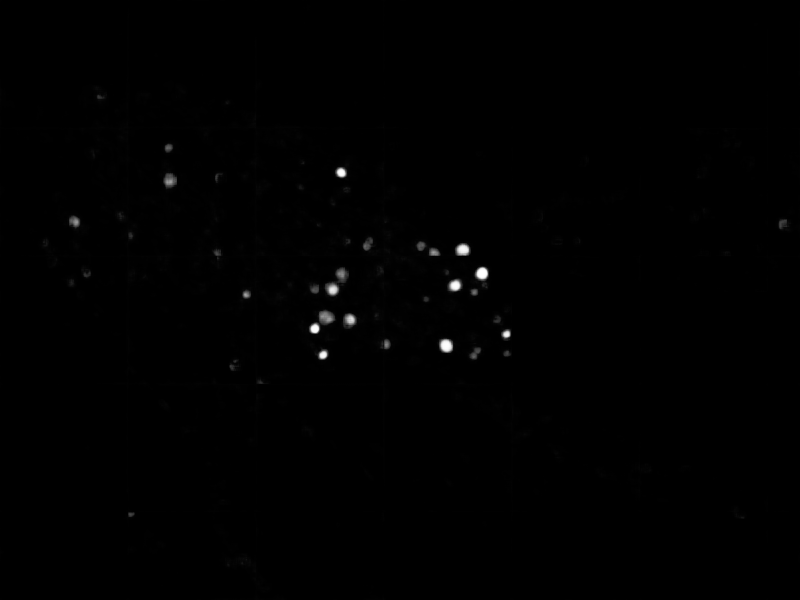
%> input picture woodlog/predicted/test_242814_out.png, 1600 x 1200 px (shown at 1/2 size)
$ octave binaryLogCount.m   (GNU Octave 9; MATLAB toolbox functions it lacks are replaced by stand-ins)
%> lines starting %> are read from the running program, lines starting %| are printed output that depends on the picture; in (x1, y1, x2, y2) boxes, pixels count from 0 and x2, y2 are one past the last pixel; in counts of white or black regions, pixels touching at a corner belong together; the program's own positions count from 1
#provides the code to characterize and count the number of log cross-sections
%% File Names to Explore:
% 	test_242791_out.png				test_242807_out.png				test_242820_out.png
%   test_242793_out.png				test_242808_out.png				test_242824_out.png
% 	test_242797_out.png				test_242809_out.png				test_242827_out.png
% 	test_242798_out.png				test_242810_out.png				test_242831_out.png
% 	test_242799_out.png				test_242812_out.png				test_242832_out.png
% 	test_242800_out.png				test_242814_out.png				test_242835_out.png
% 	test_242801_out.png				test_242815_out.png				test_242837_out.png
% 	test_242802_out.png				test_242816_out.png				test_242838_out.png
% 	test_242804_out.png				test_242817_out.png				test_242839_out.png
% 	test_242805_out.png				test_242819_out.png				test_242841_out.png
%%
clear all;
clc;
img = imread('LogBinary/test_242814_out.png');
%> img is the input picture: size 1200x1600x3 uint8; min 0, max 255, mean 0.9
img = rgb2gray(img);
%> img: size 1200x1600 uint8
figure('position',[100 100 1600 600])
subplot(131);imshow(img);title('raw input image')
% Threshold and binarize image and fill holes
binImg = imbinarize(img);
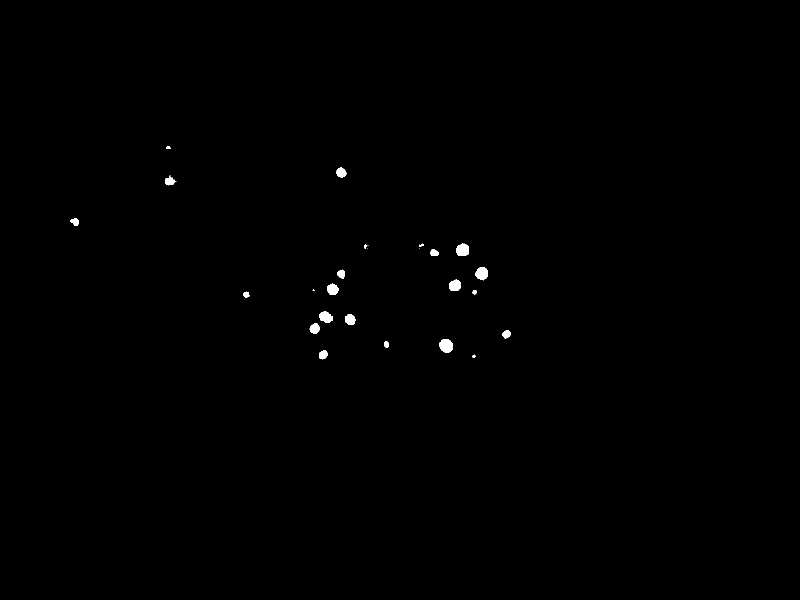
%> binImg: size 1200x1600 logical (shown at 1/2 size); 0.29% white; 29 white regions (8 under 20 px), largest, box (x1, y1, x2, y2) and area: (879, 678, 906, 705) 585, (912, 487, 938, 511) 515, (951, 534, 976, 561) 514
binImg = imfill(binImg, 'holes');

% Distance transform and watershed segmentation
D = bwdist(~binImg);
D = -D;
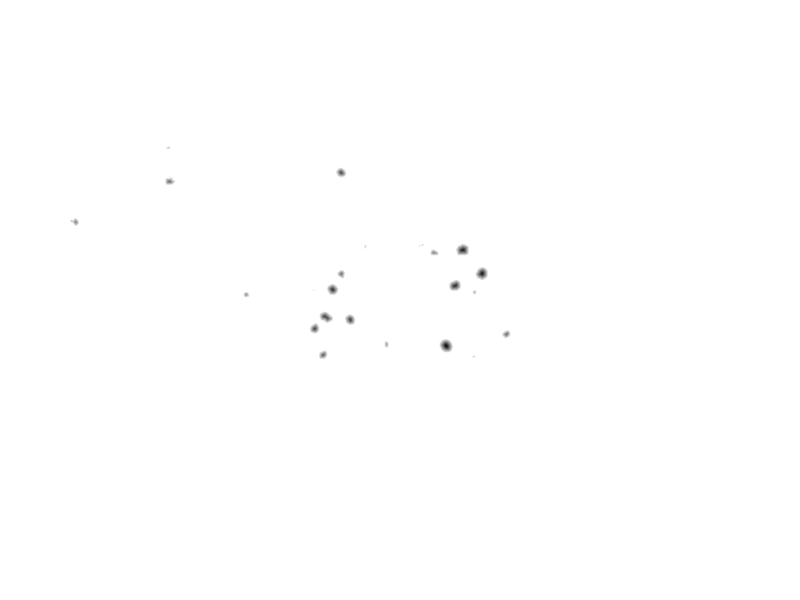
%> D: size 1200x1600 single (shown at 1/2 size); min -12.81, max 0, mean -0.0107; drawn with min black and max white

L = watershed(D);
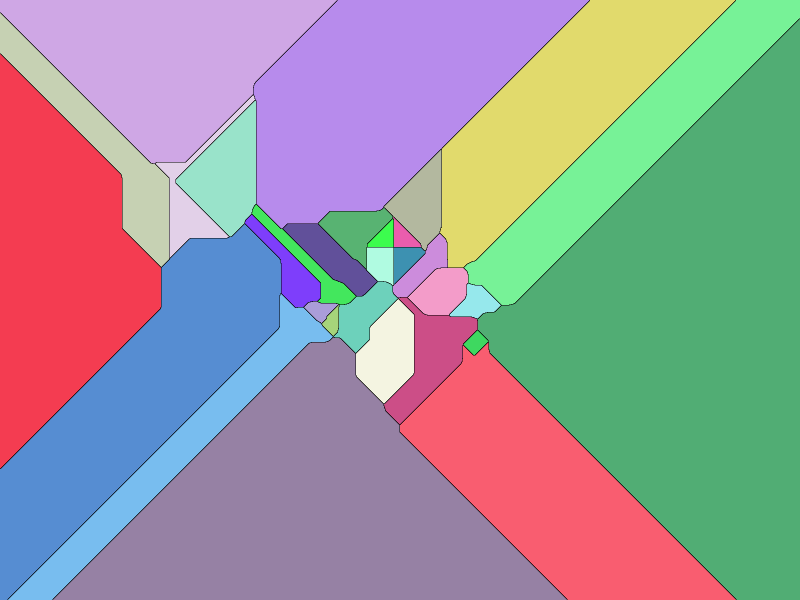
%> L: size 1200x1600 uint8 (shown at 1/2 size); 32 distinct labels, from 0 to 31; one colour per label, 0 black
% THE FOLLOWING IS ALL THE REASON WE APPLIED WATERSHED, TO SPLIT OVELAPPING
% REGIONS BY A BOUNDARY
L(~binImg) = 0;
% Generate label image
rgb = label2rgb(L,'jet',[.5 .5 .5]);
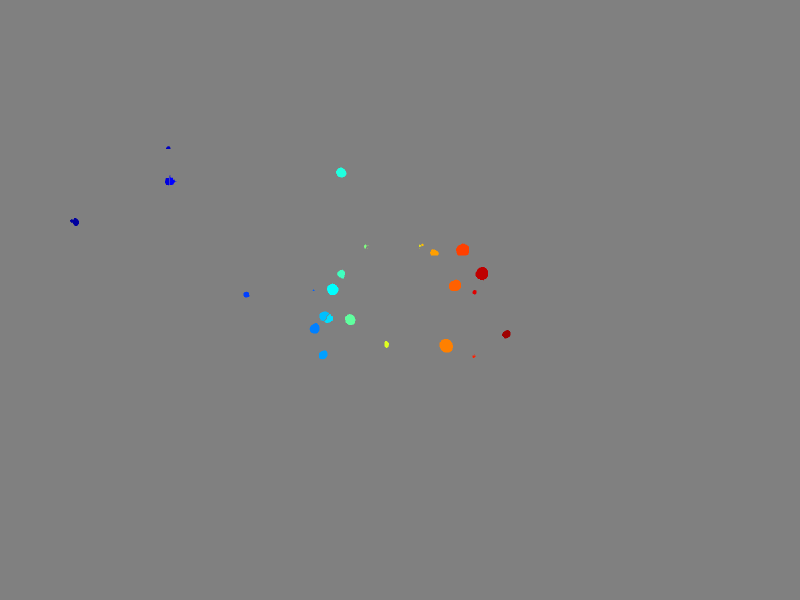
%> rgb: size 1200x1600x3 uint8 (shown at 1/2 size); mean R, G, B 128, 128, 128
% Show results of watershed

subplot(132);imshow(rgb)
title('Watershed transform of the image')


% Generate new binary image that only looks at individual regions generated
% by watershed segmentation so we are counting watershed regions, not label
% colors
binWatershed = L > 1; % 1 is background region; any region with index > 1 is log
minLogSize = 50; % minimum size in pixels
regs = regionprops(binWatershed, 'Area', 'Centroid', 'PixelIdxList');
%> regs = 30 regions; largest, Area and Centroid: 585 [893 692.1], 515 [926 500.5], 514 [964.5 547.7], 446 [910.7 571.7], 404 [665.9 579.5]
% Remove all regions with size below threshold
regs(vertcat(regs.Area) < minLogSize) = [];


% Display image with coin count labeled
% These few lines are just for illustration purposes and mark a number on
% each log. We are done with the log counting at this point, and the number
% of logs is simply numel(regs)
numberOfLogs = numel(regs);
%> numberOfLogs = 19

subplot(133);imshow(img);title(sprintf('labeled logs: total of %d logs', numberOfLogs ))
hold on
for k = 1:numel(regs)

    text(regs(k).Centroid(1), regs(k).Centroid(2), num2str(k), ...
        'Color', 'r', 'HorizontalAlignment', 'center')

end
%> this loop made 19 passes
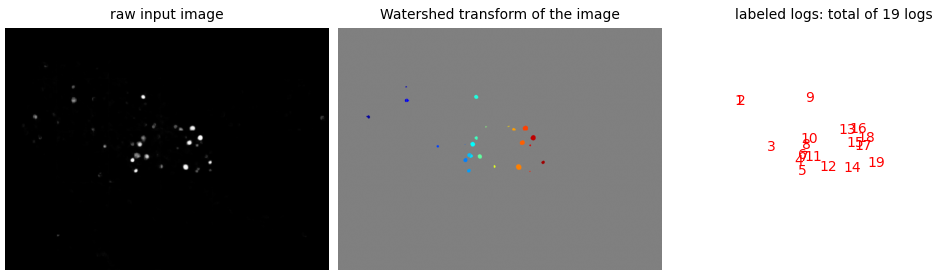
%> figure redrawn from the program's plot data, 3 panels
hold off

$ run again, with woodlog/predicted/test_242791_out.png copied over woodlog/predicted/test_242814_out.png
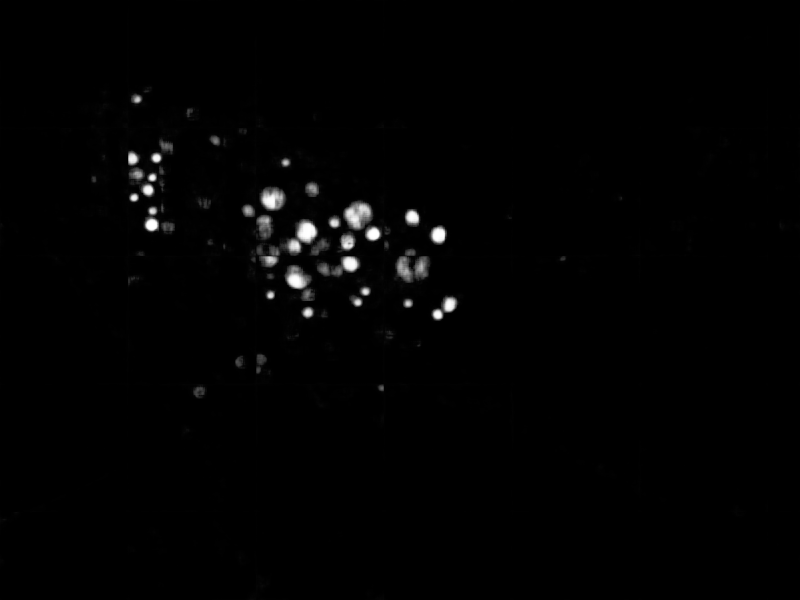
%> input picture woodlog/predicted/test_242791_out.png, 1600 x 1200 px (shown at 1/2 size)
%> img is the input picture: size 1200x1600x3 uint8; min 0, max 255, mean 2.5
%> img: size 1200x1600 uint8
%> `rgb = label2rgb(L,'jet',[.5 .5 .5]);`:
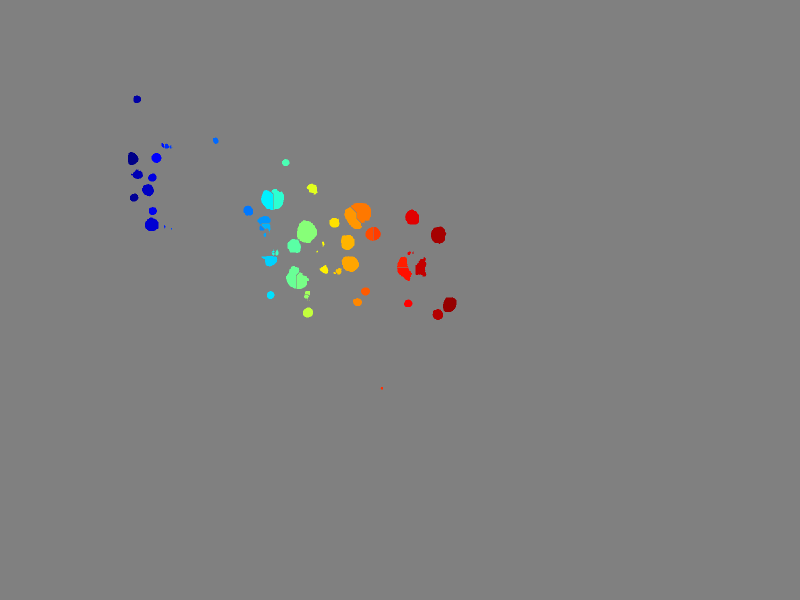
%> rgb: size 1200x1600x3 uint8 (shown at 1/2 size); mean R, G, B 128.1, 128, 127.7
%> binWatershed: size 1200x1600 logical; 1% white; 66 white regions (12 under 20 px), largest, box (x1, y1, x2, y2) and area: (594, 440, 634, 486) 1383, (702, 406, 742, 446) 1069, (688, 414, 724, 458) 872
%> regs = 66 regions; largest, Area and Centroid: 1383 [613.7 464.2], 1069 [725.4 424], 872 [705.4 437.9], 845 [701 528.1], 810 [877.5 470.6]
%> numberOfLogs = 47
%> the loop `for k = 1:numel(regs)` made 47 passes
%> after the loop `for k = 1:numel(regs)`:
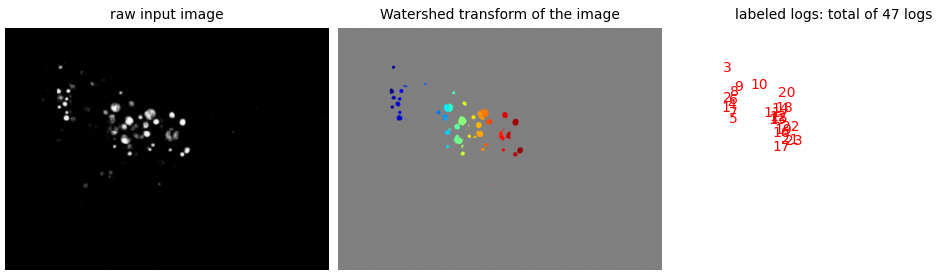
%> figure redrawn from the program's plot data, 3 panels

$ run again, with woodlog/predicted/test_242807_out.png copied over woodlog/predicted/test_242814_out.png
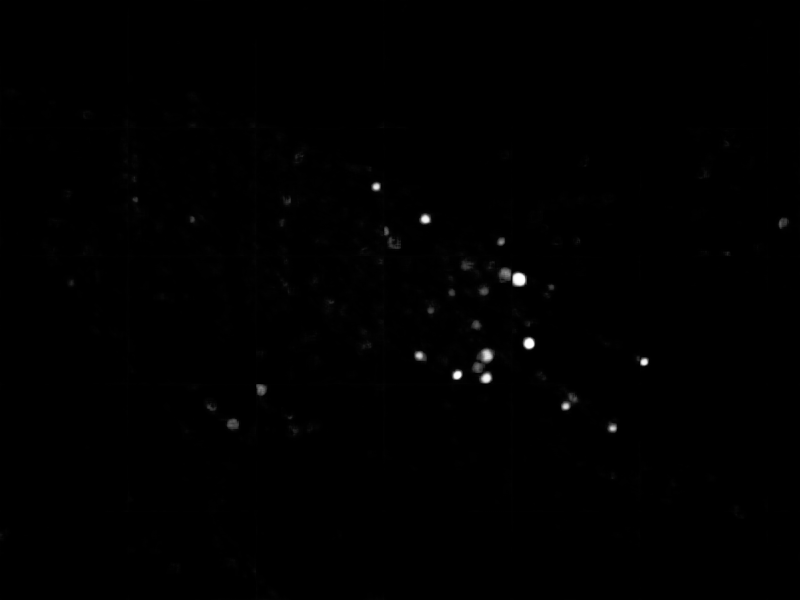
%> input picture woodlog/predicted/test_242807_out.png, 1600 x 1200 px (shown at 1/2 size)
%> img is the input picture: size 1200x1600x3 uint8; min 0, max 255, mean 0.8
%> img: size 1200x1600 uint8
%> binImg: size 1200x1600 logical; 0.21% white; 24 white regions (8 under 20 px), largest, box (x1, y1, x2, y2) and area: (1025, 545, 1053, 573) 643, (963, 698, 986, 724) 478, (1047, 675, 1070, 698) 426
%> `rgb = label2rgb(L,'jet',[.5 .5 .5]);`:
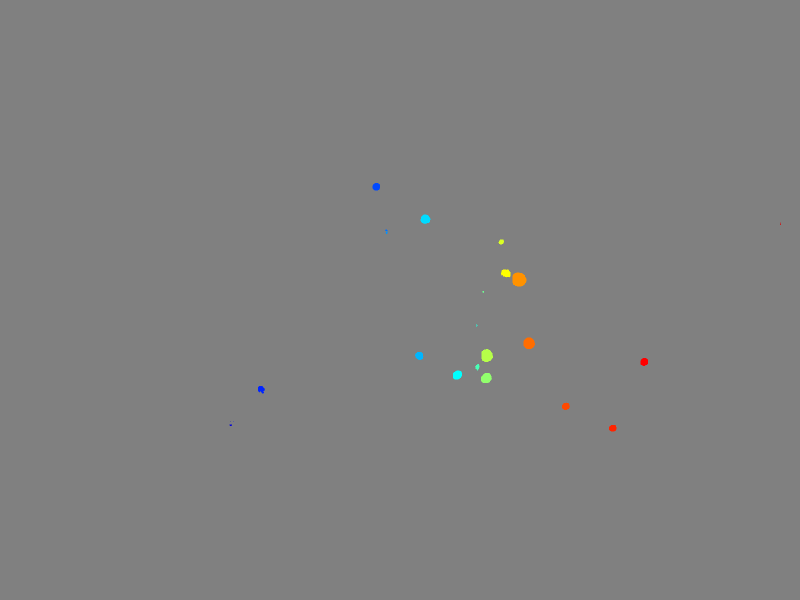
%> rgb: size 1200x1600x3 uint8 (shown at 1/2 size); mean R, G, B 128.1, 128.1, 127.9
%> regs = 24 regions; largest, Area and Centroid: 643 [1038.7 559.7], 478 [974.2 711.8], 426 [1058.7 687.2], 350 [973.1 756.8], 285 [851.3 439]
%> numberOfLogs = 15
%> the loop `for k = 1:numel(regs)` made 15 passes
%> after the loop `for k = 1:numel(regs)`:
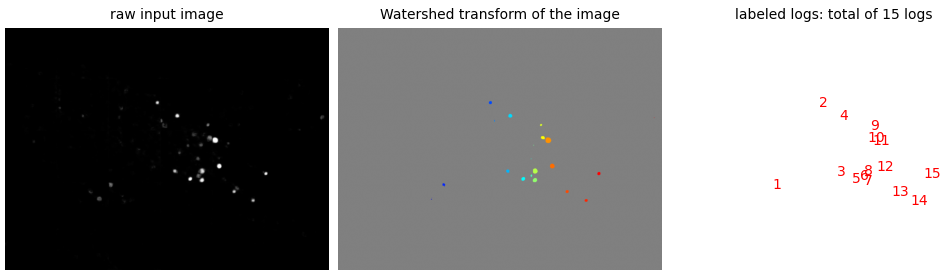
%> figure redrawn from the program's plot data, 3 panels

$ run again, with woodlog/predicted/test_242820_out.png copied over woodlog/predicted/test_242814_out.png
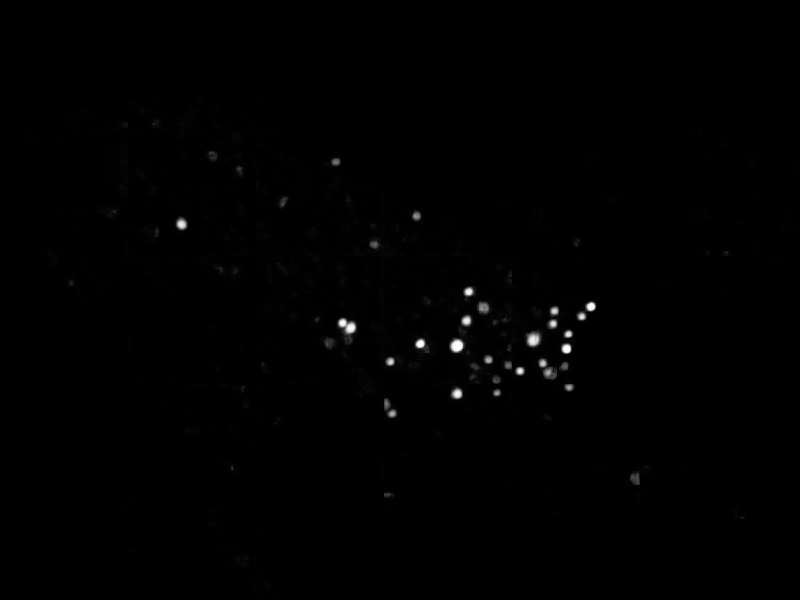
%> input picture woodlog/predicted/test_242820_out.png, 1600 x 1200 px (shown at 1/2 size)
%> img is the input picture: size 1200x1600x3 uint8; min 0, max 255, mean 1.1
%> img: size 1200x1600 uint8
%> `rgb = label2rgb(L,'jet',[.5 .5 .5]);`:
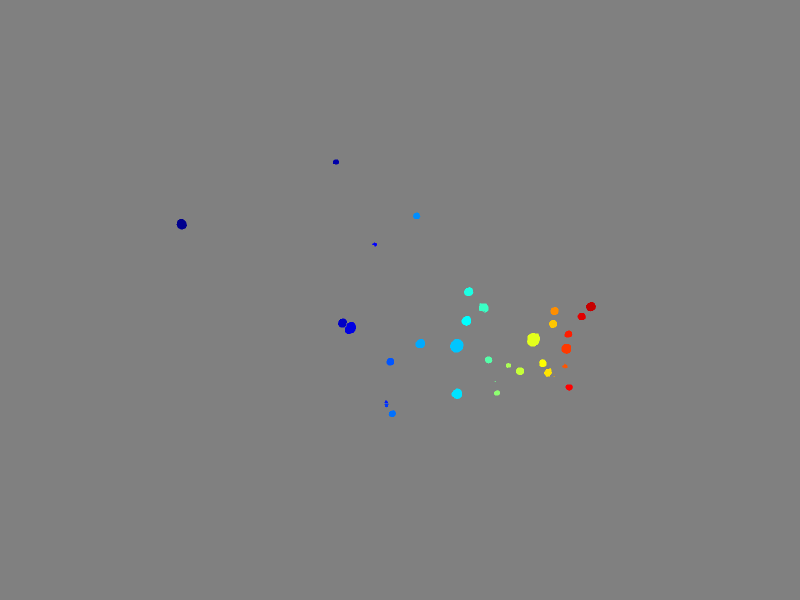
%> rgb: size 1200x1600x3 uint8 (shown at 1/2 size); mean R, G, B 127.9, 128.1, 128
%> binWatershed: size 1200x1600 logical; 0.34% white; 33 white regions (3 under 20 px), largest, box (x1, y1, x2, y2) and area: (1054, 666, 1080, 693) 566, (900, 678, 927, 705) 566, (690, 644, 712, 668) 417
%> regs = 33 regions; largest, Area and Centroid: 566 [914.2 692.1], 566 [1067.4 679.8], 417 [701.4 656.7], 336 [914.7 788.2], 316 [1133.3 698]
%> numberOfLogs = 27
%> the loop `for k = 1:numel(regs)` made 27 passes
%> after the loop `for k = 1:numel(regs)`:
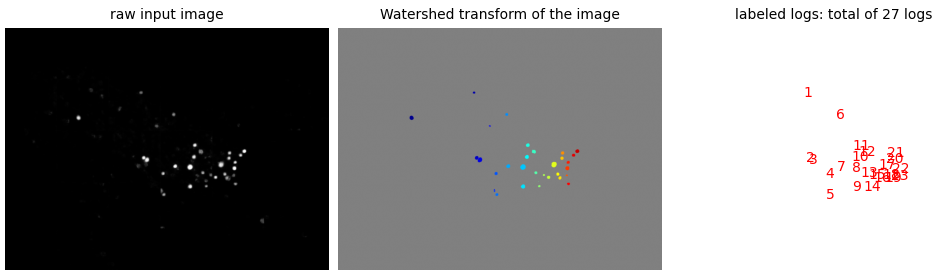
%> figure redrawn from the program's plot data, 3 panels
